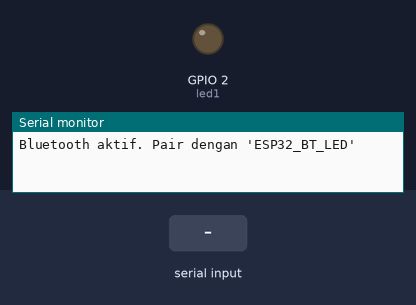
A sketch run on a simulated ESP32. On the bench: output pins drawn as LEDs (lit = HIGH), the last lines printed to the serial monitor. The inputs (shaded band) are chosen by the test bench. Nothing arrives over Bluetooth unless stated.

Above: at 1.2 s.
1.3 s: "1" received over the second serial link
At 2.4 s:
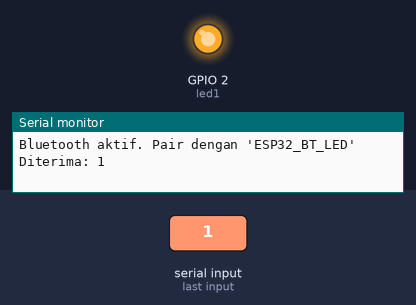
2.8 s: "0" received over the second serial link
At 3.6 s:
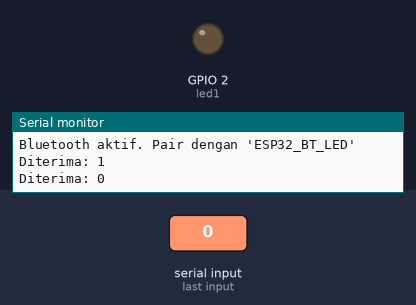
Timing chart, 0 to 5.8 s (numbered marks = the images above; inputs shaded):
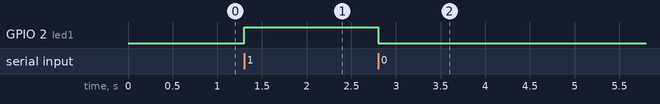

Measured:
- after the input at 1.3 s, GPIO 2 (led1): LOW → HIGH at once
- after the input at 2.8 s, GPIO 2 (led1): HIGH → LOW at once

The sketch:

ESPBlt.ino
```cpp
// Please support Youtube Channel ADSP
// https://www.youtube.com/channel/UCaFqpdENcVNK2Zn4qY-vOzQ
// VIDEO TUTOR: https://youtu.be/dzrSM-cvhgM
// GITHUB: https://github.com/adsp17/ESP32-Wifi-Bluetooth

#include "BluetoothSerial.h"
BluetoothSerial SerialBT;
const int led1 = 2;

void setup() {
  Serial.begin(115200);
  SerialBT.begin("ESP32_BT_LED");
  Serial.println("Bluetooth aktif. Pair dengan 'ESP32_BT_LED'");
  pinMode(led1, OUTPUT);
}

void loop() {
  if (SerialBT.available()) {
    char command = SerialBT.read();
    Serial.print("Diterima: ");
    Serial.println(command);

    switch (command) {
      case '1':
        digitalWrite(led1, HIGH);
        break;
      case '0':
        digitalWrite(led1, LOW);
        break;
      default:
        Serial.println("Perintah tidak dikenal");
    }
  }
}
```
